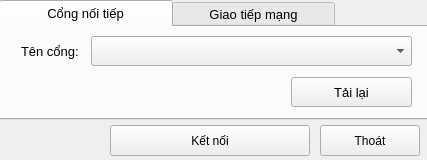
<?xml version="1.0" encoding="UTF-8"?>
<ui version="4.0">
 <class>FrmConnectionSetup</class>
 <widget class="QMainWindow" name="FrmConnectionSetup">
  <property name="geometry">
   <rect>
    <x>0</x>
    <y>0</y>
    <width>427</width>
    <height>160</height>
   </rect>
  </property>
  <property name="minimumSize">
   <size>
    <width>427</width>
    <height>160</height>
   </size>
  </property>
  <property name="maximumSize">
   <size>
    <width>427</width>
    <height>160</height>
   </size>
  </property>
  <property name="windowTitle">
   <string>Giao tiếp</string>
  </property>
  <property name="windowIcon">
   <iconset resource="../group.qrc">
    <normaloff>:/icon/group/iconSoftwareGroup_off.jpg</normaloff>:/icon/group/iconSoftwareGroup_off.jpg</iconset>
  </property>
  <widget class="QWidget" name="centralwidget">
   <widget class="QTabWidget" name="tabWidget">
    <property name="geometry">
     <rect>
      <x>-1</x>
      <y>0</y>
      <width>431</width>
      <height>120</height>
     </rect>
    </property>
    <property name="font">
     <font>
      <pointsize>10</pointsize>
     </font>
    </property>
    <property name="currentIndex">
     <number>0</number>
    </property>
    <widget class="QWidget" name="tab">
     <attribute name="title">
      <string>          Cổng nối tiếp          </string>
     </attribute>
     <widget class="QComboBox" name="comboBox_ComPort">
      <property name="geometry">
       <rect>
        <x>90</x>
        <y>9</y>
        <width>321</width>
        <height>30</height>
       </rect>
      </property>
     </widget>
     <widget class="QLabel" name="label">
      <property name="geometry">
       <rect>
        <x>20</x>
        <y>14</y>
        <width>61</width>
        <height>20</height>
       </rect>
      </property>
      <property name="text">
       <string>Tên cổng:</string>
      </property>
     </widget>
     <widget class="QPushButton" name="pushButton_Active">
      <property name="geometry">
       <rect>
        <x>290</x>
        <y>50</y>
        <width>121</width>
        <height>30</height>
       </rect>
      </property>
      <property name="text">
       <string>Tải lại</string>
      </property>
     </widget>
    </widget>
    <widget class="QWidget" name="tab_2">
     <attribute name="title">
      <string>       Giao tiếp mạng       </string>
     </attribute>
     <widget class="QLabel" name="label_2">
      <property name="geometry">
       <rect>
        <x>30</x>
        <y>10</y>
        <width>61</width>
        <height>20</height>
       </rect>
      </property>
      <property name="text">
       <string>Địa chỉ IP:</string>
      </property>
     </widget>
     <widget class="QLineEdit" name="lineEdit">
      <property name="geometry">
       <rect>
        <x>90</x>
        <y>9</y>
        <width>161</width>
        <height>22</height>
       </rect>
      </property>
      <property name="text">
       <string>127.0.0.1</string>
      </property>
     </widget>
     <widget class="QLabel" name="label_3">
      <property name="geometry">
       <rect>
        <x>270</x>
        <y>10</y>
        <width>41</width>
        <height>20</height>
       </rect>
      </property>
      <property name="text">
       <string>Cổng:</string>
      </property>
     </widget>
     <widget class="QSpinBox" name="spinBox">
      <property name="geometry">
       <rect>
        <x>310</x>
        <y>10</y>
        <width>71</width>
        <height>22</height>
       </rect>
      </property>
      <property name="maximum">
       <number>65535</number>
      </property>
      <property name="singleStep">
       <number>1</number>
      </property>
      <property name="value">
       <number>21</number>
      </property>
     </widget>
    </widget>
   </widget>
   <widget class="QPushButton" name="pushButton_ConnectComPort">
    <property name="geometry">
     <rect>
      <x>110</x>
      <y>125</y>
      <width>200</width>
      <height>31</height>
     </rect>
    </property>
    <property name="text">
     <string>Kết nối</string>
    </property>
   </widget>
   <widget class="QPushButton" name="pushButton_Cancel">
    <property name="geometry">
     <rect>
      <x>320</x>
      <y>125</y>
      <width>100</width>
      <height>31</height>
     </rect>
    </property>
    <property name="text">
     <string>Thoát</string>
    </property>
   </widget>
  </widget>
 </widget>
 <tabstops>
  <tabstop>tabWidget</tabstop>
  <tabstop>comboBox_ComPort</tabstop>
  <tabstop>pushButton_Active</tabstop>
  <tabstop>pushButton_ConnectComPort</tabstop>
  <tabstop>pushButton_Cancel</tabstop>
  <tabstop>lineEdit</tabstop>
  <tabstop>spinBox</tabstop>
 </tabstops>
 <resources>
  <include location="../group.qrc"/>
 </resources>
 <connections/>
</ui>
